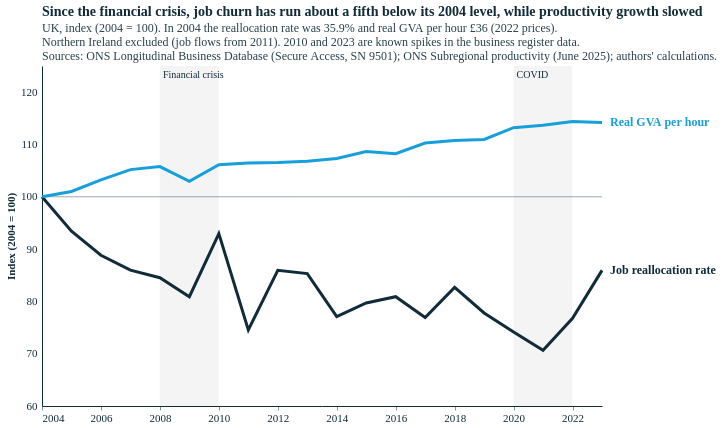

Write notebook code for a chart like this one.
### Code cell
# Index line chart: UK churn and real productivity over time, 2004-08 = 100 (productivity_reallocation_index)
yrs = range(2004, 2024)
uj = jf[jf.year.isin(yrs) & (jf.itl2_code != "TLN0")].groupby("year")[["total_jc", "total_jd", "emp_avg"]].sum()   # NI excluded (no data before 2011) for a consistent series
up = prod[prod.year.isin(yrs)].groupby("year")[["gva_real", "hours_worked_weekly"]].sum()
ts = pd.DataFrame({"Job reallocation rate": 100 * (uj.total_jc + uj.total_jd) / uj.emp_avg, "Real GVA per hour": up.gva_real / up.hours_worked_weekly})
idx = 100 * ts / ts.loc[2004]
print(pd.concat([ts.round(1), idx.round(0).add_suffix(" (index)")], axis=1).loc[[2004, 2007, 2008, 2009, 2011, 2015, 2019, 2023]].to_string())
long = idx.reset_index(names="year").melt(id_vars="year", var_name="series", value_name="index").merge(
    ts.reset_index(names="year").melt(id_vars="year", var_name="series", value_name="level"), on=["year", "series"])
SER = ["Real GVA per hour", "Job reallocation rate"]; SCOL = [ECO["blue-light"], ECO["blue-dark"]]
XI, YI = alt.Scale(domain=[2004, 2023], nice=False), alt.Scale(domain=[60, 125], nice=False)
shade = pd.DataFrame({"x0": [2008, 2020], "x1": [2009.99, 2021.99], "t": ["Financial crisis", "COVID"]})
end = long[long.year == 2023]
idx_ch = alt.layer(
    alt.Chart(shade).mark_rect(color=GREY, opacity=0.15).encode(x=alt.X("x0:Q", scale=XI), x2="x1:Q"),
    alt.Chart(shade).mark_text(align="left", baseline="top", dx=3, dy=4, fontSize=10, color=TXT).encode(x=alt.X("x0:Q", scale=XI), y=alt.value(0), text="t:N"),
    alt.Chart(pd.DataFrame({"v": [100.0]})).mark_rule(color=TXT, opacity=0.4).encode(y=alt.Y("v:Q", scale=YI)),
    alt.Chart(long).mark_line(strokeWidth=3).encode(
        x=alt.X("year:Q", scale=XI, title=None, axis=alt.Axis(format="d", values=list(range(2004, 2024, 2)))),
        y=alt.Y("index:Q", scale=YI, title="Index (2004 = 100)"),
        color=alt.Color("series:N", scale=alt.Scale(domain=SER, range=SCOL), legend=None),
        tooltip=["series:N", "year:Q", alt.Tooltip("level:Q", format=".1f", title="Level (% or £)"), alt.Tooltip("index:Q", format=".0f")]),
    alt.Chart(end).mark_text(align="left", dx=8, fontSize=12, fontWeight="bold").encode(
        x=alt.X("year:Q", scale=XI), y=alt.Y("index:Q", scale=YI), text="series:N",
        color=alt.Color("series:N", scale=alt.Scale(domain=SER, range=SCOL), legend=None)),
).properties(title=alt.Title("Since the financial crisis, job churn has run about a fifth below its 2004 level, while productivity growth slowed",
    subtitle=[f"UK, index (2004 = 100). In 2004 the reallocation rate was {ts.loc[2004].iloc[0]:.1f}% and real GVA per hour £{ts.loc[2004].iloc[1]:.0f} (2022 prices).",
              "Northern Ireland excluded (job flows from 2011). 2010 and 2023 are known spikes in the business register data.", SRC2]))
styles.save(idx_ch, str(FIG), "productivity_reallocation_index", width=560, height=340)
idx_ch.properties(width=560, height=340)

### Figure 1 — Vega-Lite specification as saved in the notebook (floating-point values rounded to 4 significant figures)
{"config": {"background": "#fff", "font": "Circular Std", "text": {"color": "#122b39", "font": "Circular Std", "align": "left", "dx": 7, "dy": 0, "fontSize": 11}, "view": {"stroke": null, "continuousWidth": 350, "continuousHeight": 280, "discreteWidth": 400, "discreteHeight": 300}, "bar": {"color": "#179fdb"}, "line": {"color": "#e6224b"}, "rule": {"color": "#122b39"}, "point": {"filled": true, "size": 80, "color": "#e6224b", "opacity": 0.95}, "geoshape": {"stroke": "white", "strokeWidth": 0.3}, "axis": {"labelColor": "#122b39", "labelFontSize": 11, "labelFont": "Circular Std", "tickColor": "#122b39", "tickOpacity": 0.5, "domainColor": "#122b39", "domainOpacity": 1, "gridColor": "#122b39", "gridDash": [2, 2], "gridOpacity": 0.5, "title": null, "titleColor": "#122b39", "tickSize": 4, "grid": false, "domain": true}, "axisXDiscrete": {"grid": false, "labelAngle": 0, "tickCount": 10, "tickOpacity": 0.5, "title": null}, "axisYDiscrete": {"ticks": false, "labelPadding": 5, "grid": false}, "axisXTemporal": {"grid": false, "ticks": true}, "axisXQuantitative": {"grid": false}, "axisYQuantitative": {"gridColor": "#122b39", "gridDash": [1, 5], "gridOpacity": 0.5, "ticks": false, "labelPadding": 5, "tickCount": 8, "grid": false}, "title": {"color": "#122b39", "subtitleColor": "#122b39E6", "font": "Circular Std", "subtitleFont": "Circular Std", "anchor": "start", "frame": "group", "fontSize": 14, "subtitleFontSize": 12, "subtitlePadding": 4, "offset": 0}, "legend": {"titleColor": "#122b39", "labelColor": "#122b39"}}, "layer": [{"data": {"name": "data-52d5d61d02e63a6786f4f0b094f8e087"}, "mark": {"type": "rect", "color": "#B4B4B4", "opacity": 0.15}, "encoding": {"x": {"field": "x0", "scale": {"domain": [2004, 2023], "nice": false}, "type": "quantitative"}, "x2": {"field": "x1"}}}, {"data": {"name": "data-52d5d61d02e63a6786f4f0b094f8e087"}, "mark": {"type": "text", "align": "left", "baseline": "top", "color": "#122b39", "dx": 3, "dy": 4, "fontSize": 10}, "encoding": {"text": {"field": "t", "type": "nominal"}, "x": {"field": "x0", "scale": {"domain": [2004, 2023], "nice": false}, "type": "quantitative"}, "y": {"value": 0}}}, {"data": {"name": "data-967b250b00915ccf352077de60cc3767"}, "mark": {"type": "rule", "color": "#122b39", "opacity": 0.4}, "encoding": {"y": {"field": "v", "scale": {"domain": [60, 125], "nice": false}, "type": "quantitative"}}}, {"data": {"name": "data-8a7e86b85de50dee4fb5c4fd1712d711"}, "mark": {"type": "line", "strokeWidth": 3}, "encoding": {"color": {"field": "series", "legend": null, "scale": {"domain": ["Real GVA per hour", "Job reallocation rate"], "range": ["#179fdb", "#122b39"]}, "type": "nominal"}, "tooltip": [{"field": "series", "type": "nominal"}, {"field": "year", "type": "quantitative"}, {"field": "level", "format": ".1f", "title": "Level (% or £)", "type": "quantitative"}, {"field": "index", "format": ".0f", "type": "quantitative"}], "x": {"axis": {"format": "d", "values": [2004, 2006, 2008, 2010, 2012, 2014, 2016, 2018, 2020, 2022]}, "field": "year", "scale": {"domain": [2004, 2023], "nice": false}, "title": null, "type": "quantitative"}, "y": {"field": "index", "scale": {"domain": [60, 125], "nice": false}, "title": "Index (2004 = 100)", "type": "quantitative"}}}, {"data": {"name": "data-3b69e0cd5b32fd8607df4a1a2326f521"}, "mark": {"type": "text", "align": "left", "dx": 8, "fontSize": 12, "fontWeight": "bold"}, "encoding": {"color": {"field": "series", "legend": null, "scale": {"domain": ["Real GVA per hour", "Job reallocation rate"], "range": ["#179fdb", "#122b39"]}, "type": "nominal"}, "text": {"field": "series", "type": "nominal"}, "x": {"field": "year", "scale": {"domain": [2004, 2023], "nice": false}, "type": "quantitative"}, "y": {"field": "index", "scale": {"domain": [60, 125], "nice": false}, "type": "quantitative"}}}], "height": 340, "title": {"text": "Since the financial crisis, job churn has run about a fifth below its 2004 level, while productivity growth slowed", "subtitle": ["UK, index (2004 = 100). In 2004 the reallocation rate was 35.9% and real GVA per hour £36 (2022 prices).", "Northern Ireland excluded (job flows from 2011). 2010 and 2023 are known spikes in the business register data.", "Sources: ONS Longitudinal Business Database (Secure Access, SN 9501); ONS Subregional productivity (June 2025); authors' calculations."]}, "width": 560, "$schema": "https://vega.github.io/schema/vega-lite/v5.20.1.json", "datasets": {"data-52d5d61d02e63a6786f4f0b094f8e087": [{"x0": 2008, "x1": 2010.0, "t": "Financial crisis"}, {"x0": 2020, "x1": 2022.0, "t": "COVID"}], "data-967b250b00915ccf352077de60cc3767": [{"v": 100.0}], "data-8a7e86b85de50dee4fb5c4fd1712d711": [{"year": 2004, "series": "Job reallocation rate", "index": 100.0, "level": 35.91}, {"year": 2005, "series": "Job reallocation rate", "index": 93.42, "level": 33.54}, {"year": 2006, "series": "Job reallocation rate", "index": 88.81, "level": 31.89}, {"year": 2007, "series": "Job reallocation rate", "index": 85.98, "level": 30.87}, {"year": 2008, "series": "Job reallocation rate", "index": 84.53, "level": 30.35}, {"year": 2009, "series": "Job reallocation rate", "index": 80.89, "level": 29.04}, {"year": 2010, "series": "Job reallocation rate", "index": 92.96, "level": 33.38}, {"year": 2011, "series": "Job reallocation rate", "index": 74.52, "level": 26.76}, {"year": 2012, "series": "Job reallocation rate", "index": 85.93, "level": 30.86}, {"year": 2013, "series": "Job reallocation rate", "index": 85.32, "level": 30.63}, {"year": 2014, "series": "Job reallocation rate", "index": 77.08, "level": 27.68}, {"year": 2015, "series": "Job reallocation rate", "index": 79.71, "level": 28.62}, {"year": 2016, "series": "Job reallocation rate", "index": 80.89, "level": 29.05}, {"year": 2017, "series": "Job reallocation rate", "index": 76.93, "level": 27.62}, {"year": 2018, "series": "Job reallocation rate", "index": 82.67, "level": 29.68}, {"year": 2019, "series": "Job reallocation rate", "index": 77.78, "level": 27.93}, {"year": 2020, "series": "Job reallocation rate", "index": 74.14, "level": 26.62}, {"year": 2021, "series": "Job reallocation rate", "index": 70.66, "level": 25.37}, {"year": 2022, "series": "Job reallocation rate", "index": 76.76, "level": 27.56}, {"year": 2023, "series": "Job reallocation rate", "index": 85.93, "level": 30.86}, {"year": 2004, "series": "Real GVA per hour", "index": 100.0, "level": 35.73}, {"year": 2005, "series": "Real GVA per hour", "index": 101.0, "level": 36.09}, {"year": 2006, "series": "Real GVA per hour", "index": 103.2, "level": 36.89}, {"year": 2007, "series": "Real GVA per hour", "index": 105.2, "level": 37.58}, {"year": 2008, "series": "Real GVA per hour", "index": 105.8, "level": 37.79}, {"year": 2009, "series": "Real GVA per hour", "index": 102.9, "level": 36.78}, {"year": 2010, "series": "Real GVA per hour", "index": 106.1, "level": 37.92}, {"year": 2011, "series": "Real GVA per hour", "index": 106.5, "level": 38.04}, {"year": 2012, "series": "Real GVA per hour", "index": 106.6, "level": 38.08}, {"year": 2013, "series": "Real GVA per hour", "index": 106.8, "level": 38.16}, {"year": 2014, "series": "Real GVA per hour", "index": 107.3, "level": 38.34}, {"year": 2015, "series": "Real GVA per hour", "index": 108.7, "level": 38.82}, {"year": 2016, "series": "Real GVA per hour", "index": 108.2, "level": 38.67}, {"year": 2017, "series": "Real GVA per hour", "index": 110.3, "level": 39.4}, {"year": 2018, "series": "Real GVA per hour", "index": 110.7, "level": 39.57}, {"year": 2019, "series": "Real GVA per hour", "index": 111.0, "level": 39.65}, {"year": 2020, "series": "Real GVA per hour", "index": 113.2, "level": 40.45}, {"year": 2021, "series": "Real GVA per hour", "index": 113.7, "level": 40.62}, {"year": 2022, "series": "Real GVA per hour", "index": 114.4, "level": 40.88}, {"year": 2023, "series": "Real GVA per hour", "index": 114.2, "level": 40.8}], "data-3b69e0cd5b32fd8607df4a1a2326f521": [{"year": 2023, "series": "Job reallocation rate", "index": 85.93, "level": 30.86}, {"year": 2023, "series": "Real GVA per hour", "index": 114.2, "level": 40.8}]}}
